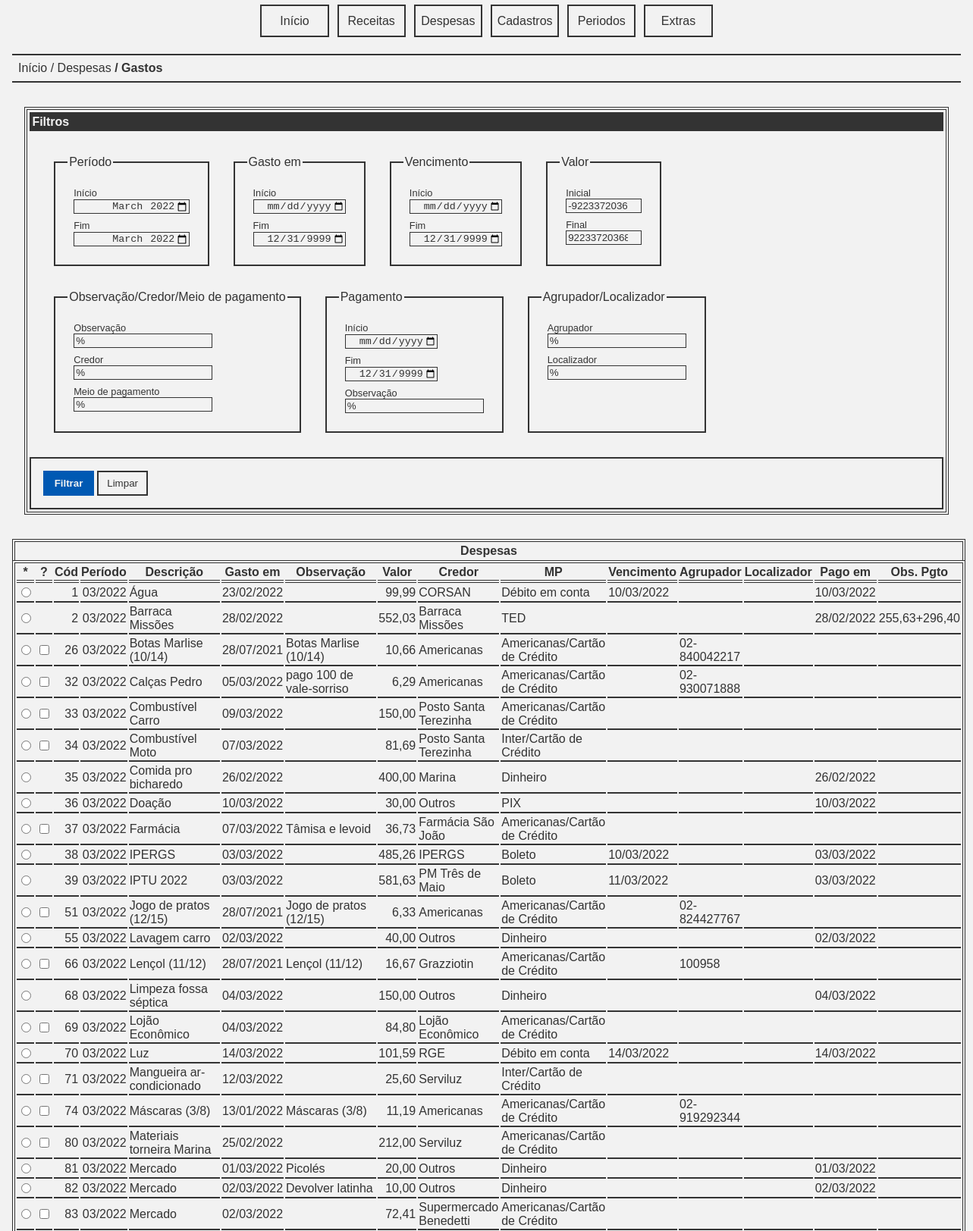
/gastos.php (upper part), run on the app's committed database.
### tables this page shows
CREATE TABLE IF NOT EXISTS `despesas` (
  `cod` int(11) NOT NULL AUTO_INCREMENT,
  `periodo` int(11) NOT NULL,
  `descricao` varchar(255) NOT NULL,
  `valor` decimal(10,2) NOT NULL,
  PRIMARY KEY (`cod`)
);

CREATE TABLE IF NOT EXISTS `gastos` (
  `cod` int(11) NOT NULL AUTO_INCREMENT,
  `despesa` int(11) NOT NULL,
  `gastoem` date NOT NULL,
  `observacao` varchar(255) DEFAULT NULL,
  `valor` decimal(10,2) NOT NULL,
  `credor` varchar(255) NOT NULL,
  `mp` varchar(255) NOT NULL,
  `vencimento` date DEFAULT NULL,
  `agrupador` varchar(255) DEFAULT NULL,
  `localizador` varchar(255) DEFAULT NULL,
  `pagoem` date DEFAULT NULL,
  `observacao_pgto` varchar(255) DEFAULT NULL,
  PRIMARY KEY (`cod`)
);

### app/periodo.php (called while the page is built, shortened)
<?php
require_once '../app/despesa.php';
function periodo2int(string $periodo): int {
    $dt = date_create_from_format('Y-m', $periodo);
    return (int) $dt->format('Ym');
}
function int2periodo(int $periodo): string {
    $dt = date_create_from_format('Ym', $periodo);
    return $dt->format('Y-m');
}
function format_periodo(string $periodo): string {
    $dt = date_create_from_format('Y-m', $periodo);
    return $dt->format('m/Y');
}
function format_date(string $date): string {
    if ($date === '0000-00-00')
        return '';
    $dt = date_create_from_format('Y-m-d', $date);
    return $dt->format('d/m/Y');
}

### app/despesa.php (called while the page is built, shortened)
<?php
require_once 'periodo.php';
function gastos_filtrar(string $periodoInicial, string $periodoFinal, string $gastoemInicial, string $gastoemFinal, string $vencimentoInicial, string $vencimentoFinal, string $pagoemInicial, string $pagoemFinal, string $observacao, string $observacao_pgto, string $credor, string $mp, float $valorInicial, float $valorFinal, string $agrupador, string $localizador): array {
    $dbh = connect();
    $stmt = $dbh->prepare('SELECT despesas.periodo AS periodo, despesas.descricao AS descricao, gastos.* FROM despesas, gastos WHERE despesas.cod = gastos.despesa AND (despesas.periodo BETWEEN :periodoInicial AND :periodoFinal) AND (gastos.gastoem BETWEEN :gastoemInicial AND :gastoemFinal) AND (gastos.vencimento BETWEEN :vencimentoInicial AND :vencimentoFinal) AND (gastos.pagoem BETWEEN :pagoemInicial AND :pagoemFinal) AND (gastos.observacao LIKE :observacao) AND (gastos.observacao_pgto LIKE :observacao_pgto) AND (gastos.credor LIKE :credor) AND (gastos.mp LIKE :mp) AND (gastos.valor BETWEEN :valorInicial AND :valorFinal) AND (gastos.agrupador LIKE :agrupador) AND (gastos.localizador LIKE :localizador);');
    $data = [
        'periodoInicial' => periodo2int($periodoInicial),
        'periodoFinal' => periodo2int($periodoFinal),
        'gastoemInicial' => $gastoemInicial,
        'gastoemFinal' => $gastoemFinal,
        'vencimentoInicial' => $vencimentoInicial,
        'vencimentoFinal' => $vencimentoFinal,
        'pagoemInicial' => $pagoemInicial,
        'pagoemFinal' => $pagoemFinal,
        'observacao' => $observacao,
        'observacao_pgto' => $observacao_pgto,
        'credor' => $credor,
        'mp' => $mp,
        'valorInicial' => $valorInicial,
        'valorFinal' => $valorFinal,
        'agrupador' => $agrupador,
        'localizador' => $localizador
    ];
    if ($stmt->execute($data) === false) {
        trigger_error("Falha ao filtrar os gastos.", E_USER_ERROR);
    }
    $data = $stmt->fetchAll();
    return $data;
}

### app/valor.php (called while the page is built, shortened)
<?php
function currency(float $valor): string {
    $num = number_format($valor, 2, ',', '.');
    return $num;
}

### public/gastos.php (the view, shortened to what this page needs)
<?php
require '../tpl/pageh.php';
require_once '../app/despesa.php';
require_once '../app/periodo.php';
require_once '../app/valor.php';
$periodoInicial = $_GET['periodoInicial'] ?? date('Y-m');
$periodoFinal = $_GET['periodoFinal'] ?? date('Y-m');
$gastoemInicial = $_GET['gastoemInicial'] ?? '0000-00-00';
$gastoemFinal = $_GET['gastoemFinal'] ?? '9999-12-31';
$vencimentoInicial = $_GET['vencimentoInicial'] ?? '0000-00-00';
$vencimentoFinal = $_GET['vencimentoFinal'] ?? '9999-12-31';
$pagoemInicial = $_GET['pagoemInicial'] ?? '0000-00-00';
$pagoemFinal = $_GET['pagoemFinal'] ?? '9999-12-31';
$observacao = $_GET['observacao'] ?? '%';
$observacao_pgto = $_GET['observacao_pgto'] ?? '%';
$credor = $_GET['credor'] ?? '%';
$mp = $_GET['mp'] ?? '%';
$agrupador = $_GET['agrupador'] ?? '%';
$localizador = $_GET['localizador'] ?? '%';
$valorInicial = $_GET['valorInicial'] ?? PHP_INT_MIN;
$valorFinal = $_GET['valorFinal'] ?? PHP_INT_MAX;
$gastos = gastos_filtrar($periodoInicial, $periodoFinal, $gastoemInicial, $gastoemFinal, $vencimentoInicial, $vencimentoFinal, $pagoemInicial, $pagoemFinal, $observacao, $observacao_pgto, $credor, $mp, $valorInicial, $valorFinal, $agrupador, $localizador);
?>
<nav class="breadcrumb">
    <a class="item" href="index.php">Início</a>
    <a class="item" href="despesas.php">Despesas</a>
    <a class="item">Gastos</a>
</nav>
<div class="container" style="display: flex; flex-direction: row; justify-content: flex-start; align-items: stretch; align-content: stretch; gap: 1em; margin: 1em;">
    <aside>
        <form method="GET" class="panel">
            <header class="title">Filtros</header>
            <div class="container" style="display: flex; flex-flow: row wrap;">
                <fieldset class="fields">
                    <legend>Período</legend>
                    <div class="field">
                        <label for="periodoInicial">Início</label>
                        <input type="month" id="periodoInicial" name="periodoInicial" value="<?= $periodoInicial; ?>">
                    </div>
                    <div class="field">
                        <label for="periodoFinal">Fim</label>
                        <input type="month" id="periodoFinal" name="periodoFinal" value="<?= $periodoFinal; ?>">
                    </div>
                </fieldset>
                <fieldset class="fields">
                    <legend>Gasto em</legend>
                    <div class="field">
                        <label for="gastoemInicial">Início</label>
                        <input type="date" id="gastoemInicial" name="gastoemInicial" value="<?= $gastoemInicial; ?>">
                    </div>
                    <div class="field">
                        <label for="gastoemFinal">Fim</label>
                        <input type="date" id="gastoemFinal" name="gastoemFinal" value="<?= $gastoemFinal; ?>">
                    </div>
                </fieldset>
                <fieldset class="fields">
                    <legend>Vencimento</legend>
                    <div class="field">
                        <label for="vencimentoInicial">Início</label>
                        <input type="date" id="vencimentoInicial" name="vencimentoInicial" value="<?= $vencimentoInicial; ?>">
                    </div>
                    <div class="field">
                        <label for="vencimentoFinal">Fim</label>
                        <input type="date" id="vencimentoFinal" name="vencimentoFinal" value="<?= $vencimentoFinal; ?>">
                    </div>
                </fieldset>
                <fieldset class="fields">
                    <legend>Valor</legend>
                    <div class="field">
                        <label for="valorInicial">Inicial</label>
                        <input type="number" id="valorInicial" name="valorInicial" value="<?= $valorInicial; ?>" step="0.01" style="width: 7em">
                    </div>
                    <div class="field">
                        <label for="valorFinal">Final</label>
                        <input type="number" id="valorFinal" name="valorFinal" value="<?= $valorFinal; ?>" step="0.01" style="width: 7em">
                    </div>
                </fieldset>
                <fieldset class="fields">
                    <legend>Observação/Credor/Meio de pagamento</legend>
                    <div class="field">
                        <label for="observacao">Observação</label>
                        <input type="search" id="observacao" name="observacao" value="<?= $observacao; ?>">
                    </div>
                    <div class="field">
                        <label for="credor">Credor</label>
                        <input type="search" id="credor" name="credor" value="<?= $credor; ?>" list="credores" autocomplete="off">
                    </div>
                    <div class="field">
                        <label for="mp">Meio de pagamento</label>
                        <input type="search" id="mp" name="mp" value="<?= $mp; ?>" list="mps" autocomplete="off">
                    </div>
                </fieldset>
                <fieldset class="fields">
                    <legend>Pagamento</legend>
                    <div class="field">
                        <label for="pagoemInicial">Início</label>
                        <input type="date" id="pagoemInicial" name="pagoemInicial" value="<?= $pagoemInicial; ?>">
                    </div>
                    <div class="field">
                        <label for="pagoemFinal">Fim</label>
                        <input type="date" id="pagoemFinal" name="pagoemFinal" value="<?= $pagoemFinal; ?>">
                    </div>
                    <div class="field">
                        <label for="observacao_pgto">Observação</label>
                        <input type="search" id="observacao_pgto" name="observacao_pgto" value="<?= $observacao_pgto; ?>">
                    </div>
                </fieldset>
                <fieldset class="fields">
                    <legend>Agrupador/Localizador</legend>
                    <div class="field">
                        <label for="agrupador">Agrupador</label>
                        <input type="search" id="agrupador" name="agrupador" value="<?= $agrupador; ?>" list="agrupadores" autocomplete="off">
                    </div>
                    <div class="field">
                        <label for="localizador">Localizador</label>
                        <input type="search" id="localizador" name="localizador" value="<?= $localizador; ?>" list="localizadores" autocomplete="off">
                    </div>
                </fieldset>
            </div>
            <footer class="buttons">
                <button class="button primary" type="submit">Filtrar</button>
                <button class="button" type="submit" formaction="gastos.php" formmethod="POST">Limpar</button>
            </footer>
        </form>
    </aside>
</div>
<div class="container" style="margin: 1em;">
    <table class="table" style="margin-left: auto; margin-right: auto;">
        <caption>Despesas</caption>
        <thead>
            <tr>
                <th>*</th>
                <th>?</th>
                <th>Cód</th>
                <th>Período</th>
                <th>Descrição</th>
                <th>Gasto em</th>
                <th>Observação</th>
                <th>Valor</th>
                <th>Credor</th>
                <th>MP</th>
                <th>Vencimento</th>
                <th>Agrupador</th>
                <th>Localizador</th>
                <th>Pago em</th>
                <th>Obs. Pgto</th>
            </tr>
        </thead>
        <tbody>
            <?php foreach ($gastos as $item): ?>
                <tr>
                    <td>
                        <input type="radio" name="cod" form="processar_gasto" value="<?=$item['cod'];?>">
                    </td>
                    <td>
                        <?php if($item['pagoem'] === '0000-00-00'):?>
                            <input type="checkbox" name="cod[<?=$item['cod'];?>]" form="pagar_varios" value="<?=$item['cod'];?>">
                        <?php endif;?>
                    </td>
                    <td style="text-align: right"><?= $item['cod']; ?></td>
                    <td style="text-align: right"><?= format_periodo(int2periodo($item['periodo'])); ?></td>
                    <td>
                        <a href="despesa_detalhes.php?despesa=<?= $item['despesa']; ?>"><?= $item['descricao']; ?></a>
                    </td>
                    <td><?= format_date($item['gastoem']);?></td>
                    <td><?= $item['observacao'];?></td>
                    <td style="text-align: right"><?= currency($item['valor']); ?></td>
                    <td><?= $item['credor'];?></td>
                    <td><?= $item['mp'];?></td>
                    <td><?= format_date($item['vencimento']);?></td>
                    <td><?= $item['agrupador'];?></td>
                    <td><?= $item['localizador'];?></td>
                    <td><?= format_date($item['pagoem']);?></td>
                    <td><?= $item['observacao_pgto'];?></td>
                </tr>
            <?php endforeach; ?>
        </tbody>
    </table>
</div>
<?php require '../tpl/pagef.php'; ?>

### public/assets/css/basic.css (style rules this page uses)
:root { --tc: #333333; --bgc: #f2f2f2; --dc: #0059b3; --dac: #0073e6; --ec: #990000; --eac: #b30000; --sc: #009900; --sac: #006600; --wc: #ff9900; --wac: #cc7a00; }
body { color: var(--tc); font-family: sans-serif; background-color: var(--bgc); padding: 0; margin: 0; }
a { text-decoration: none; color: var(--tc); font-style: normal; }
.item { font-style: normal; }
.container { margin: 1em; padding: 0; border: none; }
.panel { border: double 0.25em var(--tc); padding: 0.2em; margin: 1em; }
.title { font-weight: bold; background-color: var(--tc); color: var(--bgc); margin: 0; margin-bottom: 0.2em; padding: 0.2em; }
.breadcrumb { margin: 1em; font-style: italic; border-top: solid 0.15em var(--tc); border-bottom: solid 0.15em var(--tc); padding: 0.5em; }
.breadcrumb > .item::before { content: " / "; }
.breadcrumb > .item:first-child::before { content: ""; }
.breadcrumb > .item:last-child { font-weight: bold; }
.fields { border: solid 0.15em var(--tc); padding: 1em; margin: 1em; }
.field { display: block; margin: 0.5em; }
.field > label { display: block; font-size: 0.8em; }
.field > input { border: solid 0.1em var(--tc); background-color: transparent; color: var(--tc); }
.field > input[type=number], .field > input[type=date], .field > input[type=month] { text-align: right; }
.buttons { border: solid 0.15em var(--tc); padding: 1em; }
.button { background: transparent; border: solid 0.15em var(--tc); padding: 0.5em; min-width: 5em; color: var(--tc); }
.button.primary { background-color: var(--dc); border: solid 0.15em var(--dc); color: var(--bgc); font-weight: bold; }
.table { border: double 0.25em var(--tc); margin: 0.2em; }
.table > tbody > tr > td { border-bottom: solid 0.15em var(--tc); }
.table > thead > tr > th, .table > tfoot > tr > th { font-weight: bold; }
.table > thead > tr > th, .table > thead > tr > td { border-bottom: double 0.25em var(--tc); }
.table > caption { border-top: double 0.25em var(--tc); border-left: double 0.25em var(--tc); border-right: double 0.25em var(--tc); font-weight: bold; padding: 0.2em; }

### data on the page
despesas: gastos.cod "1", periodo "03/2022", descricao "Água", gastos.gastoem "23/02/2022", gastos.valor "99,99", gastos.credor "CORSAN", gastos.mp "Débito em conta", gastos.vencimento "10/03/2022", gastos.pagoem "10/03/2022"
despesas: gastos.cod "2", periodo "03/2022", descricao "Barraca Missões", gastos.gastoem "28/02/2022", gastos.valor "552,03", gastos.credor "Barraca Missões", gastos.mp "TED", gastos.pagoem "28/02/2022", gastos.observacao_pgto "255,63+296,40"
despesas: gastos.cod "26", periodo "03/2022", descricao "Botas Marlise (10/14)", gastos.gastoem "28/07/2021", gastos.observacao "Botas Marlise (10/14)", gastos.valor "10,66", gastos.credor "Americanas", gastos.mp "Americanas/Cartão de Crédito", gastos.agrupador "02-840042217"
despesas: gastos.cod "32", periodo "03/2022", descricao "Calças Pedro", gastos.gastoem "05/03/2022", gastos.observacao "pago 100 de vale-sorriso", gastos.valor "6,29", gastos.credor "Americanas", gastos.mp "Americanas/Cartão de Crédito", gastos.agrupador "02-930071888"
despesas: gastos.cod "33", periodo "03/2022", descricao "Combustível Carro", gastos.gastoem "09/03/2022", gastos.valor "150,00", gastos.credor "Posto Santa Terezinha", gastos.mp "Americanas/Cartão de Crédito"
despesas: gastos.cod "34", periodo "03/2022", descricao "Combustível Moto", gastos.gastoem "07/03/2022", gastos.valor "81,69", gastos.credor "Posto Santa Terezinha", gastos.mp "Inter/Cartão de Crédito"
despesas: gastos.cod "35", periodo "03/2022", descricao "Comida pro bicharedo", gastos.gastoem "26/02/2022", gastos.valor "400,00", gastos.credor "Marina", gastos.mp "Dinheiro", gastos.pagoem "26/02/2022"
despesas: gastos.cod "36", periodo "03/2022", descricao "Doação", gastos.gastoem "10/03/2022", gastos.valor "30,00", gastos.credor "Outros", gastos.mp "PIX", gastos.pagoem "10/03/2022"
despesas: gastos.cod "37", periodo "03/2022", descricao "Farmácia", gastos.gastoem "07/03/2022", gastos.observacao "Tâmisa e levoid", gastos.valor "36,73", gastos.credor "Farmácia São João", gastos.mp "Americanas/Cartão de Crédito"
despesas: gastos.cod "38", periodo "03/2022", descricao "IPERGS", gastos.gastoem "03/03/2022", gastos.valor "485,26", gastos.credor "IPERGS", gastos.mp "Boleto", gastos.vencimento "10/03/2022", gastos.pagoem "03/03/2022"
despesas: gastos.cod "39", periodo "03/2022", descricao "IPTU 2022", gastos.gastoem "03/03/2022", gastos.valor "581,63", gastos.credor "PM Três de Maio", gastos.mp "Boleto", gastos.vencimento "11/03/2022", gastos.pagoem "03/03/2022"
despesas: gastos.cod "51", periodo "03/2022", descricao "Jogo de pratos (12/15)", gastos.gastoem "28/07/2021", gastos.observacao "Jogo de pratos (12/15)", gastos.valor "6,33", gastos.credor "Americanas", gastos.mp "Americanas/Cartão de Crédito", gastos.agrupador "02-824427767"
despesas: gastos.cod "55", periodo "03/2022", descricao "Lavagem carro", gastos.gastoem "02/03/2022", gastos.valor "40,00", gastos.credor "Outros", gastos.mp "Dinheiro", gastos.pagoem "02/03/2022"
despesas: gastos.cod "66", periodo "03/2022", descricao "Lençol (11/12)", gastos.gastoem "28/07/2021", gastos.observacao "Lençol (11/12)", gastos.valor "16,67", gastos.credor "Grazziotin", gastos.mp "Americanas/Cartão de Crédito", gastos.agrupador "100958"
despesas: gastos.cod "68", periodo "03/2022", descricao "Limpeza fossa séptica", gastos.gastoem "04/03/2022", gastos.valor "150,00", gastos.credor "Outros", gastos.mp "Dinheiro", gastos.pagoem "04/03/2022"
despesas: gastos.cod "69", periodo "03/2022", descricao "Lojão Econômico", gastos.gastoem "04/03/2022", gastos.valor "84,80", gastos.credor "Lojão Econômico", gastos.mp "Americanas/Cartão de Crédito"
despesas: gastos.cod "70", periodo "03/2022", descricao "Luz", gastos.gastoem "14/03/2022", gastos.valor "101,59", gastos.credor "RGE", gastos.mp "Débito em conta", gastos.vencimento "14/03/2022", gastos.pagoem "14/03/2022"
despesas: gastos.cod "71", periodo "03/2022", descricao "Mangueira ar-condicionado", gastos.gastoem "12/03/2022", gastos.valor "25,60", gastos.credor "Serviluz", gastos.mp "Inter/Cartão de Crédito"
despesas: gastos.cod "74", periodo "03/2022", descricao "Máscaras (3/8)", gastos.gastoem "13/01/2022", gastos.observacao "Máscaras (3/8)", gastos.valor "11,19", gastos.credor "Americanas", gastos.mp "Americanas/Cartão de Crédito", gastos.agrupador "02-919292344"
despesas: gastos.cod "80", periodo "03/2022", descricao "Materiais torneira Marina", gastos.gastoem "25/02/2022", gastos.valor "212,00", gastos.credor "Serviluz", gastos.mp "Americanas/Cartão de Crédito"
despesas: gastos.cod "81", periodo "03/2022", descricao "Mercado", gastos.gastoem "01/03/2022", gastos.observacao "Picolés", gastos.valor "20,00", gastos.credor "Outros", gastos.mp "Dinheiro", gastos.pagoem "01/03/2022", gastos.cod "82", gastos.gastoem "02/03/2022", gastos.observacao "Devolver latinha", gastos.valor "10,00", gastos.pagoem "02/03/2022", gastos.cod "83", gastos.valor "72,41", gastos.credor "Supermercado Benedetti", gastos.mp "Americanas/Cartão de Crédito"
